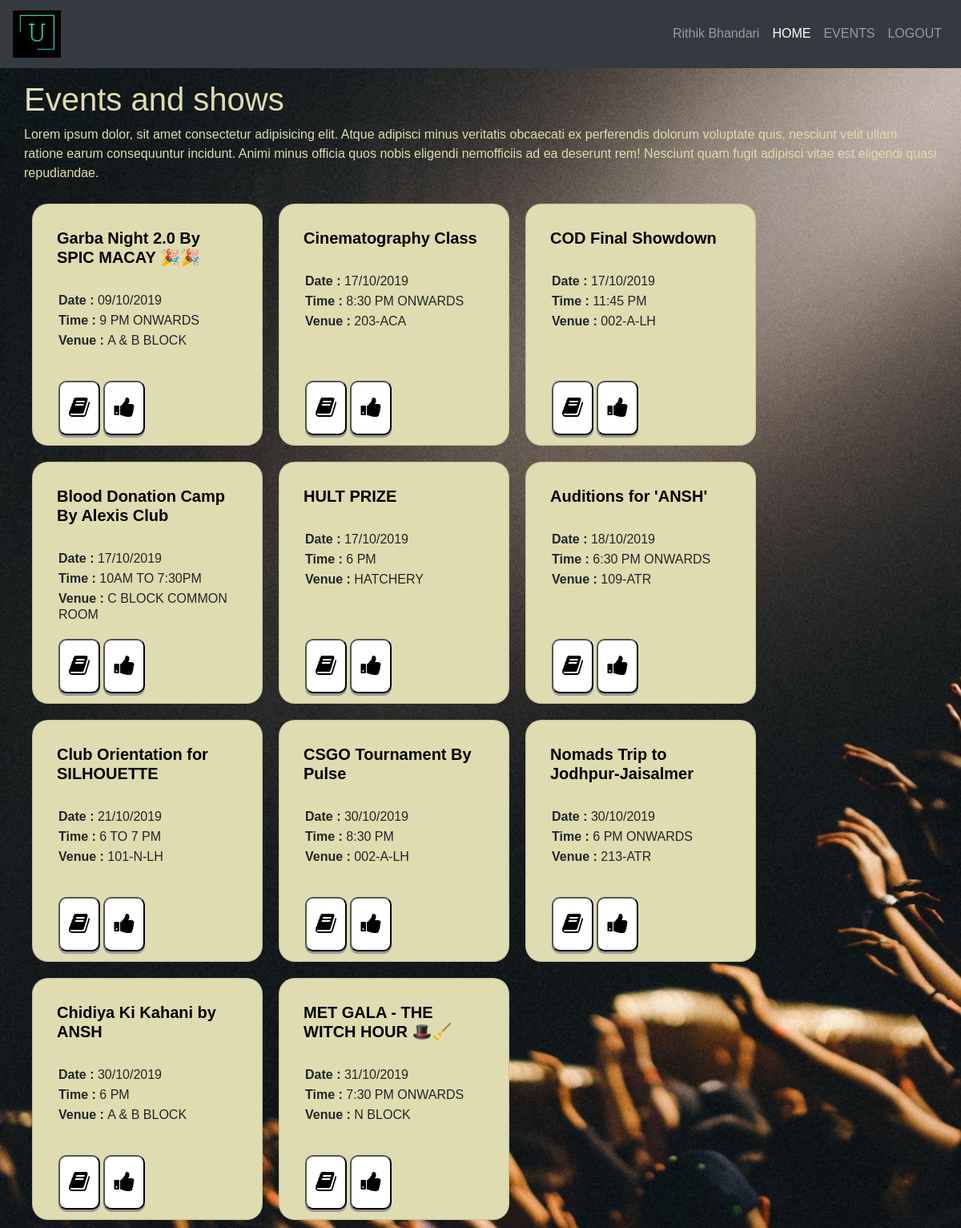
The page /events/ (signed in) on the database its author committed.
### models.py (models this page shows, shortened)
class EventsModel(db.Model):
    __tablename__ = 'events'
    ID = db.Column(db.String(8), nullable=False, primary_key=True)
    EventHeading = db.Column(db.String(255), nullable=False)
    EventDescription = db.Column(db.Text, nullable=False)
    EventDate = db.Column(db.String(20), nullable=False)
    EventTime = db.Column(db.String(255), nullable=False)
    EventVenue = db.Column(db.String(255), nullable=False)

### views_events.py (the view)
@app.route(URL_PREFIX + '/')
def display_events():
    if 'user' in session or 'admin' in session:  # accessible only if user or admin is logged in
        return render_template("events/homepage.html",
                               events=sort_events(EventsModel.query.all()))
    else:
        flash("Not Logged In", 'danger')
        print("Not Logged In")
        return redirect('/login')

### app.py (called while the page is built)
def sort_events(lst):  # sort events based on date only
    new_list = []
    while lst:
        minimum = datetime.strptime(lst[0].EventDate, '%d/%m/%Y').date()
        ev = lst[0]
        for e in lst:
            event_date = datetime.strptime(e.EventDate, '%d/%m/%Y').date()
            if event_date < minimum:
                minimum = event_date
                ev = e
        new_list.append(ev)
        if ev in lst:
            lst.remove(ev)
    return new_list

def get_session():
    return session

@app.before_request
def make_session_permanent():
    session.permanent = True
    app.permanent_session_lifetime = timedelta(minutes=15)

### templates/events/homepage.html (shortened to what this page needs)
{% extends "///layout.html" %}
    {% block body %}
    <section class="event-section">
        <div class="leftBox">
            <div class="content">
                <h1>Events and shows</h1>
                <p>Lorem ipsum dolor, sit amet consectetur adipisicing elit. Atque adipisci minus veritatis obcaecati ex
                    perferendis dolorum voluptate quis, nesciunt velit ullam ratione earum consequuntur incidunt. Animi
                    minus officia quos nobis eligendi nemofficiis ad ea deserunt rem! Nesciunt quam fugit adipisci
                    vitae
                    est eligendi quasi repudiandae.</p>
            </div>
        </div>
        <div class="events">
            {% for event in events %}
            <div class="card" style="width: 18rem;">
                <div class="card-body">
                    <h5 class="card-title"><b>{{event.EventHeading}}</b></h5>
                    <br/>
                    <h6 class="card-subtitle mb-2"><b>Date : </b>{{event.EventDate}}</h6>
                    <h6 class="card-subtitle mb-2"><b>Time : </b>{{event.EventTime}}</h6>
                    <h6 class="card-subtitle mb-2"><b>Venue : </b>{{event.EventVenue}}</h6>
                    {% set session = get_session() %}
                    {% if 'user' in session %}
                    <div class="card-btn-container">
                    <a href="/events/{{event.ID}}" data-toggle="tooltip" title="Read More">
                        <button>
                            <i class="fa fa-book"></i>
                        </button>
                    </a>
                    <a href="/events/add-to-fav/{{event.ID}}" data-toggle="tooltip" title="Add To Favourites">
                        <button>
                            <i class="fa fa-thumbs-up"></i>
                        </button>
                    </a>
                    </div>
                    {% endif %}
                </div>
            </div>
            {% endfor %}
        </div>
    </section>
    {% endblock %}

### static/css/layout-style.css (style rules this page uses)
:root { --primary-color: white; --card-background: #dedcb0; --text-color: black; --card-button-color: #fff; }
* { padding: 0; margin: 0; font-family: sans-serif; }
body { background: url("/static/img/bg.jpg"); background-size: cover; }
a { color: var(--text-color); }
.card { float: left; border-radius: 20px; padding: 10px; margin: 10px; width: 100%; background: var(--card-background); }
.card-body { height:280px; }
.card-body .card-subtitle { padding:2px; }
.card .card-body .card-title, .card .card-body .card-link { color: black; }
input[type="button"],button { background-color: var(--card-button-color); padding: 5px; text-align: center; border-radius: 10px; text-decoration: none; display: inline-block; font-size: 16px; cursor: pointer; outline: none; box-shadow: 0 3px #999; transition: 0.1s; }
a button { font-size:28px; padding:11px; }
.card-btn-container { position:absolute; padding:2px; bottom:10px; }
.event-section .leftBox .content * { color: var(--card-background); }

### rows shown on the page
EventsModel: EventHeading "Garba Night 2.0 By SPIC MACAY 🎉🎉", EventDate "09/10/2019", EventTime "9 PM ONWARDS", EventVenue "A & B BLOCK"
EventsModel: EventHeading "Cinematography Class", EventDate "17/10/2019", EventTime "8:30 PM ONWARDS", EventVenue "203-ACA"
EventsModel: EventHeading "COD Final Showdown", EventDate "17/10/2019", EventTime "11:45 PM", EventVenue "002-A-LH"
EventsModel: EventHeading "Blood Donation Camp By Alexis Club", EventDate "17/10/2019", EventTime "10AM TO 7:30PM", EventVenue "C BLOCK COMMON ROOM"
EventsModel: EventHeading "HULT PRIZE", EventDate "17/10/2019", EventTime "6 PM", EventVenue "HATCHERY"
EventsModel: EventHeading "Auditions for 'ANSH'", EventDate "18/10/2019", EventTime "6:30 PM ONWARDS", EventVenue "109-ATR"
EventsModel: EventHeading "Club Orientation for SILHOUETTE", EventDate "21/10/2019", EventTime "6 TO 7 PM", EventVenue "101-N-LH"
EventsModel: EventHeading "CSGO Tournament By Pulse", EventDate "30/10/2019", EventTime "8:30 PM", EventVenue "002-A-LH"
EventsModel: EventHeading "Nomads Trip to Jodhpur-Jaisalmer", EventDate "30/10/2019", EventTime "6 PM ONWARDS", EventVenue "213-ATR"
EventsModel: EventHeading "Chidiya Ki Kahani by ANSH", EventDate "30/10/2019", EventTime "6 PM", EventVenue "A & B BLOCK"
EventsModel: EventHeading "MET GALA - THE WITCH HOUR 🎩🧹", EventDate "31/10/2019", EventTime "7:30 PM ONWARDS", EventVenue "N BLOCK"

### other values the page prints
{{ session['name'] }} "Rithik Bhandari"
